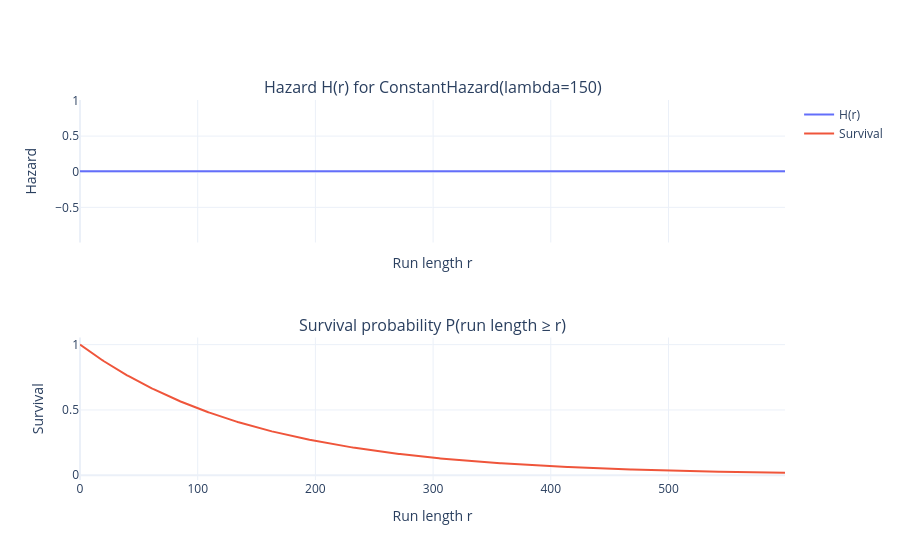

Write notebook code for a chart like this one.
### Markdown cell above
### Constant hazard values over run length

### Code cell
lambda_ = 150
run_lengths = np.arange(0, 600)
hazard_values = np.full_like(run_lengths, fill_value=1.0 / lambda_, dtype=float)
survival = (1 - 1.0 / lambda_) ** run_lengths

fig = make_subplots(
    rows=2,
    cols=1,
    shared_xaxes=True,
    subplot_titles=(
        "Hazard H(r) for ConstantHazard(lambda=150)",
        "Survival probability P(run length ≥ r)",
    ),
)
fig.add_trace(go.Scatter(x=run_lengths, y=hazard_values, mode="lines", name="H(r)"), row=1, col=1)
fig.add_trace(go.Scatter(x=run_lengths, y=survival, mode="lines", name="Survival"), row=2, col=1)
fig.update_layout(
    height=520,
    template="plotly_white",
    xaxis_title="Run length r",
    yaxis_title="Hazard",
    xaxis2_title="Run length r",
    yaxis2_title="Survival",
)
fig

### Figure 1 — Plotly figure (JSON) as saved in the notebook; plotly's stock layout.template omitted (floating-point values rounded to 4 significant figures; data arrays with more than 128 entries replaced by an {"elided": "..."} marker saying what was removed)
{"data": [{"mode": "lines", "name": "H(r)", "type": "scatter", "x": {"elided": "600 int values"}, "xaxis": "x", "y": {"elided": "600 float values"}, "yaxis": "y"}, {"mode": "lines", "name": "Survival", "type": "scatter", "x": {"elided": "600 int values"}, "xaxis": "x2", "y": {"elided": "600 float values"}, "yaxis": "y2"}], "layout": {"annotations": [{"font": {"size": 16}, "showarrow": false, "text": "Hazard H(r) for ConstantHazard(lambda=150)", "x": 0.5, "xanchor": "center", "xref": "paper", "y": 1, "yanchor": "bottom", "yref": "paper"}, {"font": {"size": 16}, "showarrow": false, "text": "Survival probability P(run length ≥ r)", "x": 0.5, "xanchor": "center", "xref": "paper", "y": 0.375, "yanchor": "bottom", "yref": "paper"}], "autosize": true, "xaxis": {"anchor": "y", "autorange": true, "domain": [0, 1], "matches": "x2", "range": [0, 599], "showticklabels": false, "title": {"text": "Run length r"}, "type": "linear"}, "xaxis2": {"anchor": "y2", "autorange": true, "domain": [0, 1], "range": [0, 599], "title": {"text": "Run length r"}, "type": "linear"}, "yaxis": {"anchor": "x", "autorange": true, "domain": [0.625, 1], "range": [-0.9933, 1.007], "title": {"text": "Hazard"}, "type": "linear"}, "yaxis2": {"anchor": "x2", "autorange": true, "domain": [0, 0.375], "range": [-0.03635, 1.055], "title": {"text": "Survival"}, "type": "linear"}}}
